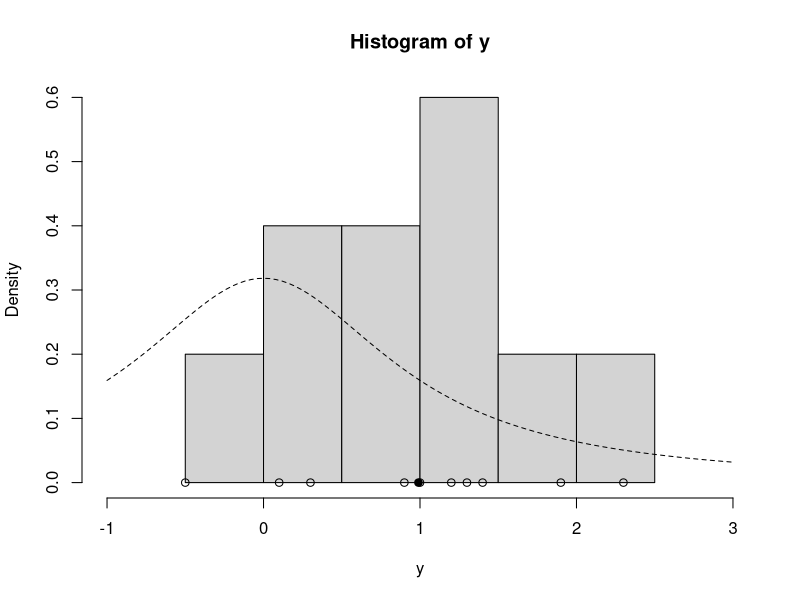
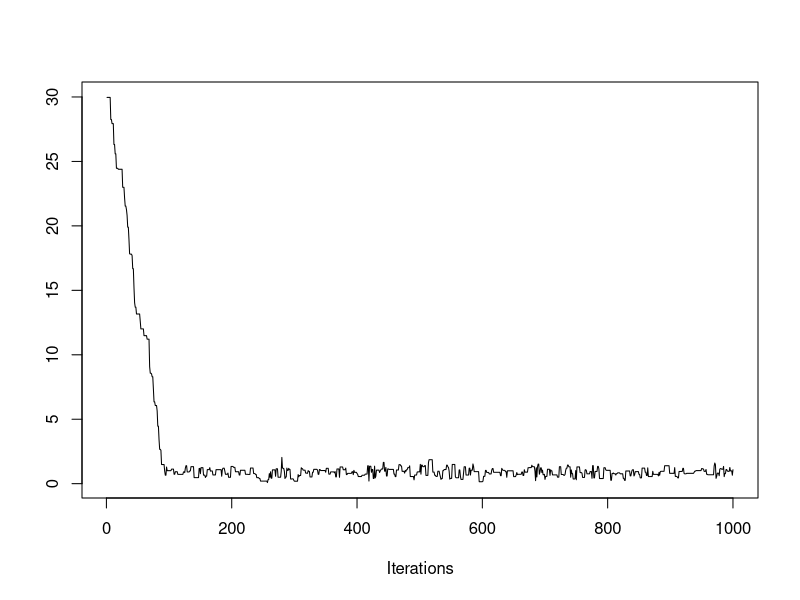
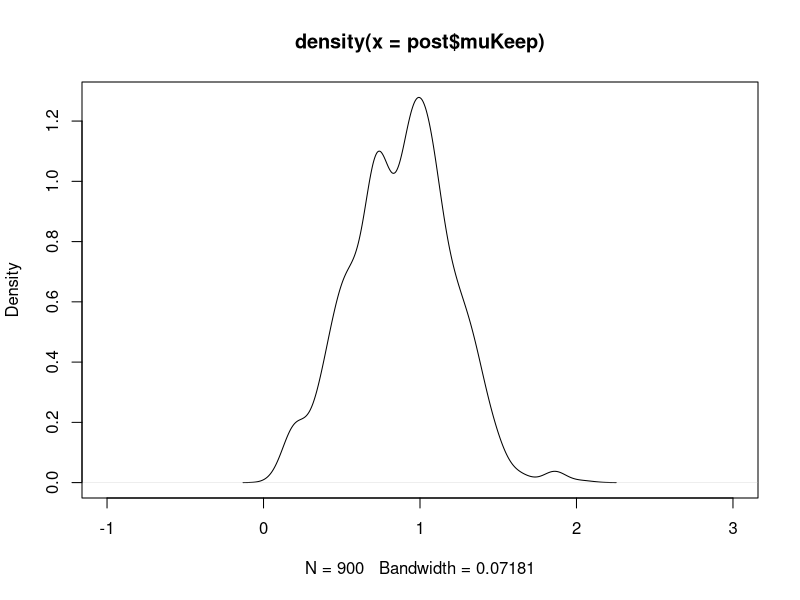

These charts were generated, in order, by the following R code:

#acceptance ratio = g(u)/q(u*|ui-1) / g(ui-1)/q(ui-1|u*)

#q = candidate drawing function 

# g(u) = posterior distribution 
#log(g(u)) = likeyhood*prior  
lg = function(yBar,n,mu){
    mu2 = mu^2
    n*(yBar*mu - mu2/2) - log (1+mu2)
}


mh = function(n, yBar, nIter, muInit, candSd){
    muOut = numeric(nIter)
    accept = 0 
    muNow = muInit
    lgNow = lg(mu=muNow, n=n, yBar=yBar)


    for (i in 1:nIter){
        #draw candidate from proposal distribution 
        #q(u*|ui-1), using a normal distribution
        muCand = rnorm(1,mean=muNow,sd=candSd)

        #norm(mean=muNow,sd=candSd)/#norm(mean=muCand|sd=nowSd) -> cancles
        lgCand = lg(yBar=yBar,n=n,mu=muCand)
        lgNow = lg(yBar=yBar,n=n,mu=muNow)

        logAlpha = lgCand - lgNow

        alpha = exp(logAlpha)

        u = runif(1)
        #accept wiht proability alpha, rejects with probability 1-alpha
        if (u < alpha){
            muNow = muCand
            accept = accept + 1
            lgNow = lgCand
        }
        
        muOut[i] = muNow

    }
    list(mu=muOut,acceptRate=accept/nIter)
}


## Set up
y = c(1.2, 1.4, -0.5, 0.3, 0.9, 2.3, 1.0, 0.1, 1.3, 1.9)

yBar = mean(y)
n= length(y)

hist(y, freq=FALSE, xlim=c(-1.0, 3.0))
points(y, rep(0.0, n))
points(yBar, 0.0, pch=19)
curve(dt(x, df=1), lty=2, add=TRUE)

### posterior sampling 
set.seed(43)
#want acceptance rate between .23 and .5 with randomwalk MH
post = mh(n=n, yBar=yBar, nIter=1e3, muInit=30.0, candSd=0.9)
str(post) #find what's in object

library("coda")

traceplot(as.mcmc(post$mu))


### post analysis 
post$muKeep = post$mu[-c(1:100)]
plot(density(post$muKeep), xlim=c(-1.0,3.0))